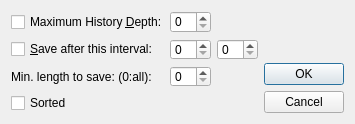
<?xml version="1.0" encoding="UTF-8"?>
<ui version="4.0">
 <class>HistoryOptionsClass</class>
 <widget class="QDialog" name="HistoryOptionsClass">
  <property name="geometry">
   <rect>
    <x>0</x>
    <y>0</y>
    <width>355</width>
    <height>124</height>
   </rect>
  </property>
  <property name="sizePolicy">
   <sizepolicy hsizetype="Preferred" vsizetype="Preferred">
    <horstretch>0</horstretch>
    <verstretch>0</verstretch>
   </sizepolicy>
  </property>
  <property name="minimumSize">
   <size>
    <width>355</width>
    <height>124</height>
   </size>
  </property>
  <property name="maximumSize">
   <size>
    <width>355</width>
    <height>124</height>
   </size>
  </property>
  <property name="windowTitle">
   <string>Dialog</string>
  </property>
  <property name="windowIcon">
   <iconset resource="FalconCalcQt.qrc">
    <normaloff>:/FalconCalcQt/Resources/program.ico</normaloff>:/FalconCalcQt/Resources/program.ico</iconset>
  </property>
  <layout class="QGridLayout" name="gridLayout">
   <item row="2" column="0">
    <widget class="QLabel" name="label">
     <property name="text">
      <string>Min. length to save: (0:all):</string>
     </property>
    </widget>
   </item>
   <item row="0" column="3" rowspan="4">
    <layout class="QVBoxLayout">
     <property name="spacing">
      <number>6</number>
     </property>
     <property name="leftMargin">
      <number>0</number>
     </property>
     <property name="topMargin">
      <number>0</number>
     </property>
     <property name="rightMargin">
      <number>0</number>
     </property>
     <property name="bottomMargin">
      <number>0</number>
     </property>
     <item>
      <spacer>
       <property name="orientation">
        <enum>Qt::Vertical</enum>
       </property>
       <property name="sizeHint" stdset="0">
        <size>
         <width>20</width>
         <height>40</height>
        </size>
       </property>
      </spacer>
     </item>
     <item>
      <widget class="QPushButton" name="btnOk">
       <property name="text">
        <string>OK</string>
       </property>
      </widget>
     </item>
     <item>
      <widget class="QPushButton" name="btnCancel">
       <property name="text">
        <string>Cancel</string>
       </property>
      </widget>
     </item>
    </layout>
   </item>
   <item row="2" column="1">
    <widget class="QSpinBox" name="spnMinSaveLength"/>
   </item>
   <item row="1" column="0">
    <widget class="QCheckBox" name="chkInterval">
     <property name="text">
      <string>&amp;Save after this interval:</string>
     </property>
    </widget>
   </item>
   <item row="1" column="2">
    <widget class="QSpinBox" name="spnSeconds"/>
   </item>
   <item row="0" column="1">
    <widget class="QSpinBox" name="spnHistDepth"/>
   </item>
   <item row="1" column="1">
    <widget class="QSpinBox" name="spnMinutes"/>
   </item>
   <item row="3" column="0">
    <widget class="QCheckBox" name="chksorted">
     <property name="text">
      <string>Sorted</string>
     </property>
    </widget>
   </item>
   <item row="0" column="0">
    <widget class="QCheckBox" name="chkMaxDepth">
     <property name="text">
      <string>Maximum History &amp;Depth:</string>
     </property>
    </widget>
   </item>
  </layout>
 </widget>
 <resources>
  <include location="FalconCalcQt.qrc"/>
 </resources>
 <connections>
  <connection>
   <sender>btnOk</sender>
   <signal>clicked()</signal>
   <receiver>HistoryOptionsClass</receiver>
   <slot>accept()</slot>
   <hints>
    <hint type="sourcelabel">
     <x>351</x>
     <y>38</y>
    </hint>
    <hint type="destinationlabel">
     <x>233</x>
     <y>29</y>
    </hint>
   </hints>
  </connection>
  <connection>
   <sender>btnCancel</sender>
   <signal>clicked()</signal>
   <receiver>HistoryOptionsClass</receiver>
   <slot>reject()</slot>
   <hints>
    <hint type="sourcelabel">
     <x>330</x>
     <y>66</y>
    </hint>
    <hint type="destinationlabel">
     <x>197</x>
     <y>125</y>
    </hint>
   </hints>
  </connection>
 </connections>
</ui>
